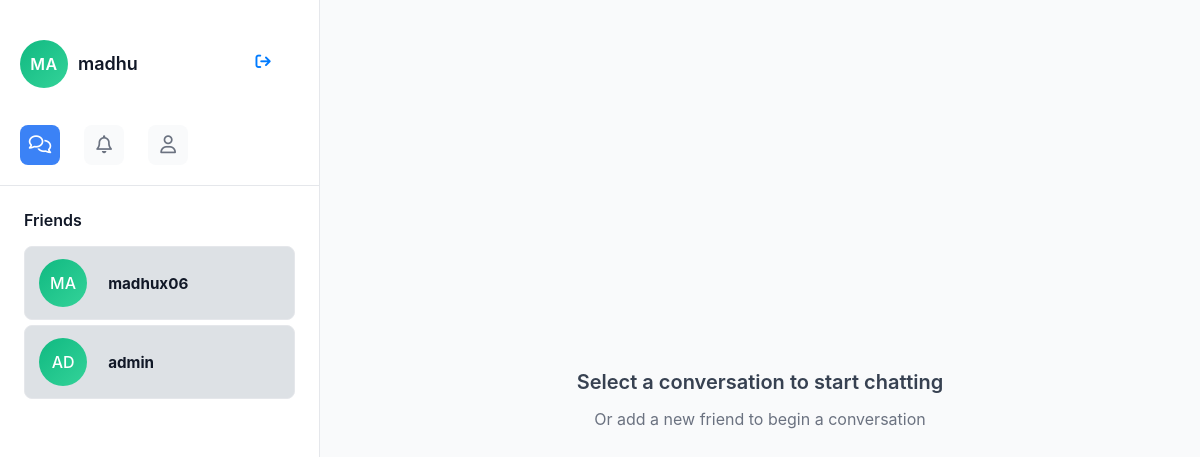
The app's page /chat (signed in) with its own data.
### app.py (models this page shows)
class User(UserMixin, db.Model):
    id = db.Column(db.Integer, primary_key=True)
    username = db.Column(db.String(200), unique=True, nullable=False)
    password = db.Column(db.String(200), nullable=False)
    email = db.Column(db.String(200), unique=True, nullable=False)
    created_at = db.Column(db.DateTime, default=datetime.utcnow)

### app.py (the view)
@app.route('/chat')
@login_required
def chat():
    friends = get_user_friends()
    return render_template('chat.html', friends=friends)

### app.py (called while the page is built)
def get_user_friends():
    friends = db.session.query(Friend, User).join(
        User,
        (User.id == Friend.friend_id) | (User.id == Friend.user_id)
    ).filter(
        Friend.status == "accepted",
        ((Friend.user_id == current_user.id) | (Friend.friend_id == current_user.id)),
        User.id != current_user.id
    ).all()
    return [friend[1] for friend in friends]

@login_manager.user_loader
def load_user(user_id):
    return User.query.get(int(user_id))

### templates/chat.html (shortened to what this page needs)
<!DOCTYPE html>
<html>
<head>
  <link rel="stylesheet" href="/static/css/style.css">
</head>
<body class="messages-page">
  <div class="main-container">
        <div class="side-bar">
            <div class="profile-header">
                <div class="user-profile">
                    <div class="user-profile-info">
                        <div id="imge">{{ current_user.username[:2].upper() }}</div>
                        <div class="same" id="name">{{ current_user.username }}</div>
                        <div class="logout-button"><a href="/login"><i class="fa-solid fa-arrow-right-from-bracket"></i></a></div>
                    </div>
                </div>
                <div class="csb-options">
                    <a href="/chat"><i class="fa-regular fa-comments"></i></a>
                    <a href="/friend_requests"><i class="fa-regular fa-bell"></i></a>
                    <a href="/add_friend"><i class="fa-regular fa-user"></i></a>
                </div>
            </div>
            <div class="profile-body">
              <h3>Friends</h3>
              <div id="friends-list">
                    {% if friends %}
                        {% for friend in friends %}
                        <div class="other-users" onclick="window.location.href='/chat/{{ friend.id }}'">
                            <div style="display: flex; align-items: center;">
                                <div class="user-avatar" style="width: 20%;">{{ friend.username[:2].upper() }}</div>
                                <div style="margin-left: 5px;">
                                    <div style="font-weight: bold;">{{ friend.username }}</div>
                                </div>
                            </div>
                        </div>
                        {% endfor %}
                    {% else %}
                        <p class="profile-body-msg" style="justify-content: center; text-align:center; margin-top: 50%; font-weight:100">No friends yet</p>
                    {% endif %}
                </div>
            </div>
        </div>
        <div class="main-body">
            <div class="chat-area">
                <div class="chat-area-header">Select a conversation to start chatting</div>
                <div class="message-area">Or add a new friend to begin a conversation</div>
            </div>
        </div>
    </div>
</body>
</html>

### static/css/style.css (style rules this page uses)
body { margin: 0%; font-family: 'Segoe UI', Arial, Helvetica, sans-serif; background: linear-gradient(135deg, #f9f9f9, #ececec); overflow: hidden; display: flex; flex-wrap: wrap; }
a { display: inline-block; margin-top: 15px; font-size: 0.95em; color: #007bff; text-decoration: none; transition: all 0.2s; }
* { margin: 0; padding: 0; box-sizing: border-box; font-family: -apple-system, BlinkMacSystemFont, 'Segoe UI', 'Roboto', 'Helvetica Neue', Arial, sans-serif; }
.main-container { display: flex; height: 100vh; width: 100%; background-color: #fff; }
.side-bar { width: 320px; background-color: #fff; border-right: 1px solid #e5e7eb; display: flex; flex-direction: column; flex-shrink: 0; }
.profile-header { padding: 20px; border-bottom: 1px solid #e5e7eb; }
.user-profile-info { display: flex; flex-direction: row; text-align: left; margin-bottom: 10px; }
.user-profile-info .same { margin-top: 13px; margin-left: 10px; }
.logout-button { margin-left: 40%; margin-top: -8px; padding: 5px 6px; }
#imge { width: 48px; height: 48px; background: linear-gradient(135deg, #10b981, #34d399); border-radius: 50%; display: flex; align-items: center; justify-content: center; font-weight: 600; font-size: 16px; color: #fff; margin-bottom: 12px; letter-spacing: 0.5px; }
#name { font-weight: 600; font-size: 18px; color: #111827; margin-bottom: 4px; line-height: 1.2; }
.csb-options { display: flex; gap: 24px; align-items: center; }
.csb-options a { width: 40px; height: 40px; display: flex; align-items: center; justify-content: center; font-size: 18px; color: #6b7280; cursor: pointer; border-radius: 8px; transition: all 0.2s ease; background-color: #f9fafb; }
.messages-page .csb-options a:nth-child(1), .notifications-page .csb-options a:nth-child(2), .friend-requests-page .csb-options a:nth-child(3), .fa-solid .fa-arrow-right-from-bracket { background-color: #3b82f6; color: #fff; }
.chat-area { flex: 1; display: flex; flex-direction: column; justify-content: center; align-items: center; padding: 48px; text-align: center; margin-top: 0; }
.message-area { font-size: 16px; color: #6b7280; font-weight: 400; line-height: 1.5; }
.profile-body { padding: 24px; flex: 1; }
.profile-body h3 { font-size: 16px; font-weight: 600; color: #111827; margin-bottom: 16px; }
.main-body { flex: 1; background-color: #f9fafb; display: flex; flex-direction: column; position: relative; }
.chat-area { flex: 1; display: flex; flex-direction: column; justify-content: center; align-items: center; padding: 48px; text-align: center; }
.chat-area-header { font-size: 20px; font-weight: 600; color: #374151; margin-bottom: 12px; line-height: 1.3; }
.user-avatar { width: 50%; height: 48px; border-radius: 50%; background: linear-gradient(135deg, #10b981, #34d399); display: flex; align-items: center; justify-content: center; font-weight: 500; color: #fff; margin-right: 16px; font-size: 16px; }
.other-users { padding: 12px 14px; border-radius: 8px; font-size: 0.95em; font-weight: 500; background-color: #dde1e5; color: #111827; cursor: pointer; transition: background 0.2s ease, transform 0.1s ease; border: 1px solid #e5e7eb; margin-bottom: 2%; }
.profile-header { margin-top: 20px; }

### records on screen
User: username "MA", username "madhu"
User: username "MA", username "madhux06"
User: username "AD", username "admin"
